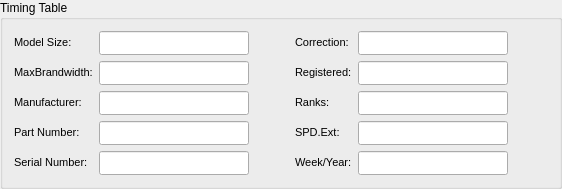
             <widget class="QGroupBox" name="timingtablegroupBox">
              <property name="title">
               <string>Timing Table</string>
              </property>
              <layout class="QHBoxLayout" name="horizontalLayout_5">
               <item>
                <layout class="QVBoxLayout" name="verticalLayout_11">
                 <item>
                  <layout class="QHBoxLayout" name="horizontalLayout_41">
                   <item>
                    <widget class="QLabel" name="ModelSize_2">
                     <property name="text">
                      <string>&lt;!DOCTYPE HTML PUBLIC &quot;-//W3C//DTD HTML 4.0//EN&quot; &quot;http://www.w3.org/TR/REC-html40/strict.dtd&quot;&gt;
&lt;html&gt;&lt;head&gt;&lt;meta name=&quot;qrichtext&quot; content=&quot;1&quot; /&gt;&lt;style type=&quot;text/css&quot;&gt;
p, li { white-space: pre-wrap; }
&lt;/style&gt;&lt;/head&gt;&lt;body style=&quot; font-family:'MS Shell Dlg 2'; font-size:8pt; font-weight:400; font-style:normal;&quot;&gt;
&lt;p style=&quot; margin-top:0px; margin-bottom:0px; margin-left:0px; margin-right:0px; -qt-block-indent:0; text-indent:0px;&quot;&gt;Model Size:&lt;/p&gt;&lt;/body&gt;&lt;/html&gt;</string>
                     </property>
                    </widget>
                   </item>
                   <item>
                    <widget class="QLineEdit" name="modelsizelineEdit_2">
                     <property name="minimumSize">
                      <size>
                       <width>150</width>
                       <height>0</height>
                      </size>
                     </property>
                     <property name="maximumSize">
                      <size>
                       <width>150</width>
                       <height>16777215</height>
                      </size>
                     </property>
                     <property name="font">
                      <font>
                       <family>宋体</family>
                       <pointsize>8</pointsize>
                      </font>
                     </property>
                     <property name="focusPolicy">
                      <enum>Qt::NoFocus</enum>
                     </property>
                     <property name="contextMenuPolicy">
                      <enum>Qt::DefaultContextMenu</enum>
                     </property>
                     <property name="frame">
                      <bool>true</bool>
                     </property>
                     <property name="dragEnabled">
                      <bool>false</bool>
                     </property>
                     <property name="readOnly">
                      <bool>true</bool>
                     </property>
                     <property name="cursorMoveStyle">
                      <enum>Qt::VisualMoveStyle</enum>
                     </property>
                    </widget>
                   </item>
                   <item>
                    <spacer name="horizontalSpacer_46">
                     <property name="orientation">
                      <enum>Qt::Horizontal</enum>
                     </property>
                     <property name="sizeType">
                      <enum>QSizePolicy::Minimum</enum>
                     </property>
                     <property name="sizeHint" stdset="0">
                      <size>
                       <width>40</width>
                       <height>20</height>
                      </size>
                     </property>
                    </spacer>
                   </item>
                  </layout>
                 </item>
                 <item>
                  <layout class="QHBoxLayout" name="horizontalLayout_42">
                   <item>
                    <widget class="QLabel" name="maxbrandwidth_3">
                     <property name="text">
                      <string>&lt;!DOCTYPE HTML PUBLIC &quot;-//W3C//DTD HTML 4.0//EN&quot; &quot;http://www.w3.org/TR/REC-html40/strict.dtd&quot;&gt;
&lt;html&gt;&lt;head&gt;&lt;meta name=&quot;qrichtext&quot; content=&quot;1&quot; /&gt;&lt;style type=&quot;text/css&quot;&gt;
p, li { white-space: pre-wrap; }
&lt;/style&gt;&lt;/head&gt;&lt;body style=&quot; font-family:'MS Shell Dlg 2'; font-size:8pt; font-weight:400; font-style:normal;&quot;&gt;
&lt;p style=&quot; margin-top:0px; margin-bottom:0px; margin-left:0px; margin-right:0px; -qt-block-indent:0; text-indent:0px;&quot;&gt;MaxBrandwidth:&lt;/p&gt;&lt;/body&gt;&lt;/html&gt;</string>
                     </property>
                    </widget>
                   </item>
                   <item>
                    <widget class="QLineEdit" name="maxbrandwidthlineEdit_3">
                     <property name="minimumSize">
                      <size>
                       <width>150</width>
                       <height>0</height>
                      </size>
                     </property>
                     <property name="maximumSize">
                      <size>
                       <width>150</width>
                       <height>16777215</height>
                      </size>
                     </property>
                     <property name="font">
                      <font>
                       <family>宋体</family>
                       <pointsize>8</pointsize>
                      </font>
                     </property>
                     <property name="focusPolicy">
                      <enum>Qt::NoFocus</enum>
                     </property>
                     <property name="contextMenuPolicy">
                      <enum>Qt::DefaultContextMenu</enum>
                     </property>
                     <property name="frame">
                      <bool>true</bool>
                     </property>
                     <property name="dragEnabled">
                      <bool>false</bool>
                     </property>
                     <property name="readOnly">
                      <bool>true</bool>
                     </property>
                     <property name="cursorMoveStyle">
                      <enum>Qt::VisualMoveStyle</enum>
                     </property>
                    </widget>
                   </item>
                   <item>
                    <spacer name="horizontalSpacer_47">
                     <property name="orientation">
                      <enum>Qt::Horizontal</enum>
                     </property>
                     <property name="sizeType">
                      <enum>QSizePolicy::Minimum</enum>
                     </property>
                     <property name="sizeHint" stdset="0">
                      <size>
                       <width>40</width>
                       <height>20</height>
                      </size>
                     </property>
                    </spacer>
                   </item>
                  </layout>
                 </item>
                 <item>
                  <layout class="QHBoxLayout" name="horizontalLayout_43">
                   <item>
                    <widget class="QLabel" name="memmanufacturer_3">
                     <property name="text">
                      <string>&lt;!DOCTYPE HTML PUBLIC &quot;-//W3C//DTD HTML 4.0//EN&quot; &quot;http://www.w3.org/TR/REC-html40/strict.dtd&quot;&gt;
&lt;html&gt;&lt;head&gt;&lt;meta name=&quot;qrichtext&quot; content=&quot;1&quot; /&gt;&lt;style type=&quot;text/css&quot;&gt;
p, li { white-space: pre-wrap; }
&lt;/style&gt;&lt;/head&gt;&lt;body style=&quot; font-family:'MS Shell Dlg 2'; font-size:8pt; font-weight:400; font-style:normal;&quot;&gt;
&lt;p style=&quot; margin-top:0px; margin-bottom:0px; margin-left:0px; margin-right:0px; -qt-block-indent:0; text-indent:0px;&quot;&gt;Manufacturer:&lt;/p&gt;&lt;/body&gt;&lt;/html&gt;</string>
                     </property>
                    </widget>
                   </item>
                   <item>
                    <widget class="QLineEdit" name="memmanufacturerlineEdit_3">
                     <property name="minimumSize">
                      <size>
                       <width>150</width>
                       <height>0</height>
                      </size>
                     </property>
                     <property name="maximumSize">
                      <size>
                       <width>150</width>
                       <height>16777215</height>
                      </size>
                     </property>
                     <property name="font">
                      <font>
                       <family>宋体</family>
                       <pointsize>8</pointsize>
                      </font>
                     </property>
                     <property name="focusPolicy">
                      <enum>Qt::NoFocus</enum>
                     </property>
                     <property name="contextMenuPolicy">
                      <enum>Qt::DefaultContextMenu</enum>
                     </property>
                     <property name="frame">
                      <bool>true</bool>
                     </property>
                     <property name="dragEnabled">
                      <bool>false</bool>
                     </property>
                     <property name="readOnly">
                      <bool>true</bool>
                     </property>
                     <property name="cursorMoveStyle">
                      <enum>Qt::VisualMoveStyle</enum>
                     </property>
                    </widget>
                   </item>
                   <item>
                    <spacer name="horizontalSpacer_48">
                     <property name="orientation">
                      <enum>Qt::Horizontal</enum>
                     </property>
                     <property name="sizeType">
                      <enum>QSizePolicy::Minimum</enum>
                     </property>
                     <property name="sizeHint" stdset="0">
                      <size>
                       <width>40</width>
                       <height>20</height>
                      </size>
                     </property>
                    </spacer>
                   </item>
                  </layout>
                 </item>
                 <item>
                  <layout class="QHBoxLayout" name="horizontalLayout_44">
                   <item>
                    <widget class="QLabel" name="mempartnumber_3">
                     <property name="text">
                      <string>&lt;!DOCTYPE HTML PUBLIC &quot;-//W3C//DTD HTML 4.0//EN&quot; &quot;http://www.w3.org/TR/REC-html40/strict.dtd&quot;&gt;
&lt;html&gt;&lt;head&gt;&lt;meta name=&quot;qrichtext&quot; content=&quot;1&quot; /&gt;&lt;style type=&quot;text/css&quot;&gt;
p, li { white-space: pre-wrap; }
&lt;/style&gt;&lt;/head&gt;&lt;body style=&quot; font-family:'MS Shell Dlg 2'; font-size:8pt; font-weight:400; font-style:normal;&quot;&gt;
&lt;p style=&quot; margin-top:0px; margin-bottom:0px; margin-left:0px; margin-right:0px; -qt-block-indent:0; text-indent:0px;&quot;&gt;Part Number:&lt;/p&gt;&lt;/body&gt;&lt;/html&gt;</string>
                     </property>
                    </widget>
                   </item>
                   <item>
                    <widget class="QLineEdit" name="mempartnumberlineEdit_3">
                     <property name="minimumSize">
                      <size>
                       <width>150</width>
                       <height>0</height>
                      </size>
                     </property>
                     <property name="maximumSize">
                      <size>
                       <width>150</width>
                       <height>16777215</height>
                      </size>
                     </property>
                     <property name="font">
                      <font>
                       <family>宋体</family>
                       <pointsize>8</pointsize>
                      </font>
                     </property>
                     <property name="focusPolicy">
                      <enum>Qt::NoFocus</enum>
                     </property>
                     <property name="contextMenuPolicy">
                      <enum>Qt::DefaultContextMenu</enum>
                     </property>
                     <property name="frame">
                      <bool>true</bool>
                     </property>
                     <property name="dragEnabled">
                      <bool>false</bool>
                     </property>
                     <property name="readOnly">
                      <bool>true</bool>
                     </property>
                     <property name="cursorMoveStyle">
                      <enum>Qt::VisualMoveStyle</enum>
                     </property>
                    </widget>
                   </item>
                   <item>
                    <spacer name="horizontalSpacer_49">
                     <property name="orientation">
                      <enum>Qt::Horizontal</enum>
                     </property>
                     <property name="sizeType">
                      <enum>QSizePolicy::Minimum</enum>
                     </property>
                     <property name="sizeHint" stdset="0">
                      <size>
                       <width>40</width>
                       <height>20</height>
                      </size>
                     </property>
                    </spacer>
                   </item>
                  </layout>
                 </item>
                 <item>
                  <layout class="QHBoxLayout" name="horizontalLayout_45">
                   <item>
                    <widget class="QLabel" name="memserialnumber_3">
                     <property name="text">
                      <string>&lt;!DOCTYPE HTML PUBLIC &quot;-//W3C//DTD HTML 4.0//EN&quot; &quot;http://www.w3.org/TR/REC-html40/strict.dtd&quot;&gt;
&lt;html&gt;&lt;head&gt;&lt;meta name=&quot;qrichtext&quot; content=&quot;1&quot; /&gt;&lt;style type=&quot;text/css&quot;&gt;
p, li { white-space: pre-wrap; }
&lt;/style&gt;&lt;/head&gt;&lt;body style=&quot; font-family:'MS Shell Dlg 2'; font-size:8pt; font-weight:400; font-style:normal;&quot;&gt;
&lt;p style=&quot; margin-top:0px; margin-bottom:0px; margin-left:0px; margin-right:0px; -qt-block-indent:0; text-indent:0px;&quot;&gt;Serial Number:&lt;/p&gt;&lt;/body&gt;&lt;/html&gt;</string>
                     </property>
                    </widget>
                   </item>
                   <item>
                    <widget class="QLineEdit" name="memserialnumberlineEdit_3">
                     <property name="minimumSize">
                      <size>
                       <width>150</width>
                       <height>0</height>
                      </size>
                     </property>
                     <property name="maximumSize">
                      <size>
                       <width>150</width>
                       <height>16777215</height>
                      </size>
                     </property>
                     <property name="font">
                      <font>
                       <family>宋体</family>
                       <pointsize>8</pointsize>
                      </font>
                     </property>
                     <property name="focusPolicy">
                      <enum>Qt::NoFocus</enum>
                     </property>
                     <property name="contextMenuPolicy">
                      <enum>Qt::DefaultContextMenu</enum>
                     </property>
                     <property name="frame">
                      <bool>true</bool>
                     </property>
                     <property name="dragEnabled">
                      <bool>false</bool>
                     </property>
                     <property name="readOnly">
                      <bool>true</bool>
                     </property>
                     <property name="cursorMoveStyle">
                      <enum>Qt::VisualMoveStyle</enum>
                     </property>
                    </widget>
                   </item>
                   <item>
                    <spacer name="horizontalSpacer_50">
                     <property name="orientation">
                      <enum>Qt::Horizontal</enum>
                     </property>
                     <property name="sizeType">
                      <enum>QSizePolicy::Minimum</enum>
                     </property>
                     <property name="sizeHint" stdset="0">
                      <size>
                       <width>40</width>
                       <height>20</height>
                      </size>
                     </property>
                    </spacer>
                   </item>
                  </layout>
                 </item>
                </layout>
               </item>
               <item>
                <layout class="QVBoxLayout" name="verticalLayout_12">
                 <item>
                  <layout class="QHBoxLayout" name="horizontalLayout_46">
                   <item>
                    <widget class="QLabel" name="Correction_2">
                     <property name="text">
                      <string>&lt;!DOCTYPE HTML PUBLIC &quot;-//W3C//DTD HTML 4.0//EN&quot; &quot;http://www.w3.org/TR/REC-html40/strict.dtd&quot;&gt;
&lt;html&gt;&lt;head&gt;&lt;meta name=&quot;qrichtext&quot; content=&quot;1&quot; /&gt;&lt;style type=&quot;text/css&quot;&gt;
p, li { white-space: pre-wrap; }
&lt;/style&gt;&lt;/head&gt;&lt;body style=&quot; font-family:'MS Shell Dlg 2'; font-size:8pt; font-weight:400; font-style:normal;&quot;&gt;
&lt;p style=&quot; margin-top:0px; margin-bottom:0px; margin-left:0px; margin-right:0px; -qt-block-indent:0; text-indent:0px;&quot;&gt;Correction:&lt;/p&gt;&lt;/body&gt;&lt;/html&gt;</string>
                     </property>
                    </widget>
                   </item>
                   <item>
                    <widget class="QLineEdit" name="correctionlineEdit_2">
                     <property name="minimumSize">
                      <size>
                       <width>150</width>
                       <height>0</height>
                      </size>
                     </property>
                     <property name="maximumSize">
                      <size>
                       <width>150</width>
                       <height>16777215</height>
                      </size>
                     </property>
                     <property name="font">
                      <font>
                       <family>宋体</family>
                       <pointsize>8</pointsize>
                      </font>
                     </property>
                     <property name="focusPolicy">
                      <enum>Qt::NoFocus</enum>
                     </property>
                     <property name="contextMenuPolicy">
                      <enum>Qt::DefaultContextMenu</enum>
                     </property>
                     <property name="frame">
                      <bool>true</bool>
                     </property>
                     <property name="dragEnabled">
                      <bool>false</bool>
                     </property>
                     <property name="readOnly">
                      <bool>true</bool>
                     </property>
                     <property name="cursorMoveStyle">
                      <enum>Qt::VisualMoveStyle</enum>
                     </property>
                    </widget>
                   </item>
                   <item>
                    <spacer name="horizontalSpacer_51">
                     <property name="orientation">
                      <enum>Qt::Horizontal</enum>
                     </property>
                     <property name="sizeType">
                      <enum>QSizePolicy::Minimum</enum>
                     </property>
                     <property name="sizeHint" stdset="0">
                      <size>
                       <width>40</width>
                       <height>20</height>
                      </size>
                     </property>
                    </spacer>
                   </item>
                  </layout>
                 </item>
                 <item>
                  <layout class="QHBoxLayout" name="horizontalLayout_47">
                   <item>
                    <widget class="QLabel" name="Registered_2">
                     <property name="text">
                      <string>&lt;!DOCTYPE HTML PUBLIC &quot;-//W3C//DTD HTML 4.0//EN&quot; &quot;http://www.w3.org/TR/REC-html40/strict.dtd&quot;&gt;
&lt;html&gt;&lt;head&gt;&lt;meta name=&quot;qrichtext&quot; content=&quot;1&quot; /&gt;&lt;style type=&quot;text/css&quot;&gt;
p, li { white-space: pre-wrap; }
&lt;/style&gt;&lt;/head&gt;&lt;body style=&quot; font-family:'MS Shell Dlg 2'; font-size:8pt; font-weight:400; font-style:normal;&quot;&gt;
&lt;p style=&quot; margin-top:0px; margin-bottom:0px; margin-left:0px; margin-right:0px; -qt-block-indent:0; text-indent:0px;&quot;&gt;Registered:&lt;/p&gt;&lt;/body&gt;&lt;/html&gt;</string>
                     </property>
                    </widget>
                   </item>
                   <item>
                    <widget class="QLineEdit" name="registeredlineEdit_2">
                     <property name="minimumSize">
                      <size>
                       <width>150</width>
                       <height>0</height>
                      </size>
                     </property>
                     <property name="maximumSize">
                      <size>
                       <width>150</width>
                       <height>16777215</height>
                      </size>
                     </property>
                     <property name="font">
                      <font>
                       <family>宋体</family>
                       <pointsize>8</pointsize>
                      </font>
                     </property>
                     <property name="focusPolicy">
                      <enum>Qt::NoFocus</enum>
                     </property>
                     <property name="contextMenuPolicy">
                      <enum>Qt::DefaultContextMenu</enum>
                     </property>
                     <property name="frame">
                      <bool>true</bool>
                     </property>
                     <property name="dragEnabled">
                      <bool>false</bool>
                     </property>
                     <property name="readOnly">
                      <bool>true</bool>
                     </property>
                     <property name="cursorMoveStyle">
                      <enum>Qt::VisualMoveStyle</enum>
                     </property>
                    </widget>
                   </item>
                   <item>
                    <spacer name="horizontalSpacer_52">
                     <property name="orientation">
                      <enum>Qt::Horizontal</enum>
                     </property>
                     <property name="sizeType">
                      <enum>QSizePolicy::Minimum</enum>
                     </property>
                     <property name="sizeHint" stdset="0">
                      <size>
                       <width>40</width>
                       <height>20</height>
                      </size>
                     </property>
                    </spacer>
                   </item>
                  </layout>
                 </item>
                 <item>
                  <layout class="QHBoxLayout" name="horizontalLayout_48">
                   <item>
                    <widget class="QLabel" name="Ranks_2">
                     <property name="text">
                      <string>&lt;!DOCTYPE HTML PUBLIC &quot;-//W3C//DTD HTML 4.0//EN&quot; &quot;http://www.w3.org/TR/REC-html40/strict.dtd&quot;&gt;
&lt;html&gt;&lt;head&gt;&lt;meta name=&quot;qrichtext&quot; content=&quot;1&quot; /&gt;&lt;style type=&quot;text/css&quot;&gt;
p, li { white-space: pre-wrap; }
&lt;/style&gt;&lt;/head&gt;&lt;body style=&quot; font-family:'MS Shell Dlg 2'; font-size:8pt; font-weight:400; font-style:normal;&quot;&gt;
&lt;p style=&quot; margin-top:0px; margin-bottom:0px; margin-left:0px; margin-right:0px; -qt-block-indent:0; text-indent:0px;&quot;&gt;Ranks:&lt;/p&gt;&lt;/body&gt;&lt;/html&gt;</string>
                     </property>
                    </widget>
                   </item>
                   <item>
                    <widget class="QLineEdit" name="rankslineEdit_2">
                     <property name="minimumSize">
                      <size>
                       <width>150</width>
                       <height>0</height>
                      </size>
                     </property>
                     <property name="maximumSize">
                      <size>
                       <width>150</width>
                       <height>16777215</height>
                      </size>
                     </property>
                     <property name="font">
                      <font>
                       <family>宋体</family>
                       <pointsize>8</pointsize>
                      </font>
                     </property>
                     <property name="focusPolicy">
                      <enum>Qt::NoFocus</enum>
                     </property>
                     <property name="contextMenuPolicy">
                      <enum>Qt::DefaultContextMenu</enum>
                     </property>
                     <property name="frame">
                      <bool>true</bool>
                     </property>
                     <property name="dragEnabled">
                      <bool>false</bool>
                     </property>
                     <property name="readOnly">
                      <bool>true</bool>
                     </property>
                     <property name="cursorMoveStyle">
                      <enum>Qt::VisualMoveStyle</enum>
                     </property>
                    </widget>
                   </item>
                   <item>
                    <spacer name="horizontalSpacer_53">
                     <property name="orientation">
                      <enum>Qt::Horizontal</enum>
                     </property>
                     <property name="sizeType">
                      <enum>QSizePolicy::Minimum</enum>
                     </property>
                     <property name="sizeHint" stdset="0">
                      <size>
                       <width>40</width>
                       <height>20</height>
                      </size>
                     </property>
                    </spacer>
                   </item>
                  </layout>
                 </item>
                 <item>
                  <layout class="QHBoxLayout" name="horizontalLayout_49">
                   <item>
                    <widget class="QLabel" name="spdext_2">
                     <property name="text">
                      <string>&lt;!DOCTYPE HTML PUBLIC &quot;-//W3C//DTD HTML 4.0//EN&quot; &quot;http://www.w3.org/TR/REC-html40/strict.dtd&quot;&gt;
&lt;html&gt;&lt;head&gt;&lt;meta name=&quot;qrichtext&quot; content=&quot;1&quot; /&gt;&lt;style type=&quot;text/css&quot;&gt;
p, li { white-space: pre-wrap; }
&lt;/style&gt;&lt;/head&gt;&lt;body style=&quot; font-family:'MS Shell Dlg 2'; font-size:8pt; font-weight:400; font-style:normal;&quot;&gt;
&lt;p style=&quot; margin-top:0px; margin-bottom:0px; margin-left:0px; margin-right:0px; -qt-block-indent:0; text-indent:0px;&quot;&gt;SPD.Ext:&lt;/p&gt;&lt;/body&gt;&lt;/html&gt;</string>
                     </property>
                    </widget>
                   </item>
                   <item>
                    <widget class="QLineEdit" name="spdextlineEdit_2">
                     <property name="minimumSize">
                      <size>
                       <width>150</width>
                       <height>0</height>
                      </size>
                     </property>
                     <property name="maximumSize">
                      <size>
                       <width>150</width>
                       <height>16777215</height>
                      </size>
                     </property>
                     <property name="font">
                      <font>
                       <family>宋体</family>
                       <pointsize>8</pointsize>
                      </font>
                     </property>
                     <property name="focusPolicy">
                      <enum>Qt::NoFocus</enum>
                     </property>
                     <property name="contextMenuPolicy">
                      <enum>Qt::DefaultContextMenu</enum>
                     </property>
                     <property name="frame">
                      <bool>true</bool>
                     </property>
                     <property name="dragEnabled">
                      <bool>false</bool>
                     </property>
                     <property name="readOnly">
                      <bool>true</bool>
                     </property>
                     <property name="cursorMoveStyle">
                      <enum>Qt::VisualMoveStyle</enum>
                     </property>
                    </widget>
                   </item>
                   <item>
                    <spacer name="horizontalSpacer_54">
                     <property name="orientation">
                      <enum>Qt::Horizontal</enum>
                     </property>
                     <property name="sizeType">
                      <enum>QSizePolicy::Minimum</enum>
                     </property>
                     <property name="sizeHint" stdset="0">
                      <size>
                       <width>40</width>
                       <height>20</height>
                      </size>
                     </property>
                    </spacer>
                   </item>
                  </layout>
                 </item>
                 <item>
                  <layout class="QHBoxLayout" name="horizontalLayout_50">
                   <item>
                    <widget class="QLabel" name="weekyear_2">
                     <property name="text">
                      <string>&lt;!DOCTYPE HTML PUBLIC &quot;-//W3C//DTD HTML 4.0//EN&quot; &quot;http://www.w3.org/TR/REC-html40/strict.dtd&quot;&gt;
&lt;html&gt;&lt;head&gt;&lt;meta name=&quot;qrichtext&quot; content=&quot;1&quot; /&gt;&lt;style type=&quot;text/css&quot;&gt;
p, li { white-space: pre-wrap; }
&lt;/style&gt;&lt;/head&gt;&lt;body style=&quot; font-family:'MS Shell Dlg 2'; font-size:8pt; font-weight:400; font-style:normal;&quot;&gt;
&lt;p style=&quot; margin-top:0px; margin-bottom:0px; margin-left:0px; margin-right:0px; -qt-block-indent:0; text-indent:0px;&quot;&gt;Week/Year:&lt;/p&gt;&lt;/body&gt;&lt;/html&gt;</string>
                     </property>
                    </widget>
                   </item>
                   <item>
                    <widget class="QLineEdit" name="weekyearlineEdit_2">
                     <property name="minimumSize">
                      <size>
                       <width>150</width>
                       <height>0</height>
                      </size>
                     </property>
                     <property name="maximumSize">
                      <size>
                       <width>150</width>
                       <height>16777215</height>
                      </size>
                     </property>
                     <property name="font">
                      <font>
                       <family>宋体</family>
                       <pointsize>8</pointsize>
                      </font>
                     </property>
                     <property name="focusPolicy">
                      <enum>Qt::NoFocus</enum>
                     </property>
                     <property name="contextMenuPolicy">
                      <enum>Qt::DefaultContextMenu</enum>
                     </property>
                     <property name="frame">
                      <bool>true</bool>
                     </property>
                     <property name="dragEnabled">
                      <bool>false</bool>
                     </property>
                     <property name="readOnly">
                      <bool>true</bool>
                     </property>
                     <property name="cursorMoveStyle">
                      <enum>Qt::VisualMoveStyle</enum>
                     </property>
                    </widget>
                   </item>
                   <item>
                    <spacer name="horizontalSpacer_55">
                     <property name="orientation">
                      <enum>Qt::Horizontal</enum>
                     </property>
                     <property name="sizeType">
                      <enum>QSizePolicy::Minimum</enum>
                     </property>
                     <property name="sizeHint" stdset="0">
                      <size>
                       <width>40</width>
                       <height>20</height>
                      </size>
                     </property>
                    </spacer>
                   </item>
                  </layout>
                 </item>
                </layout>
               </item>
              </layout>
             </widget>
